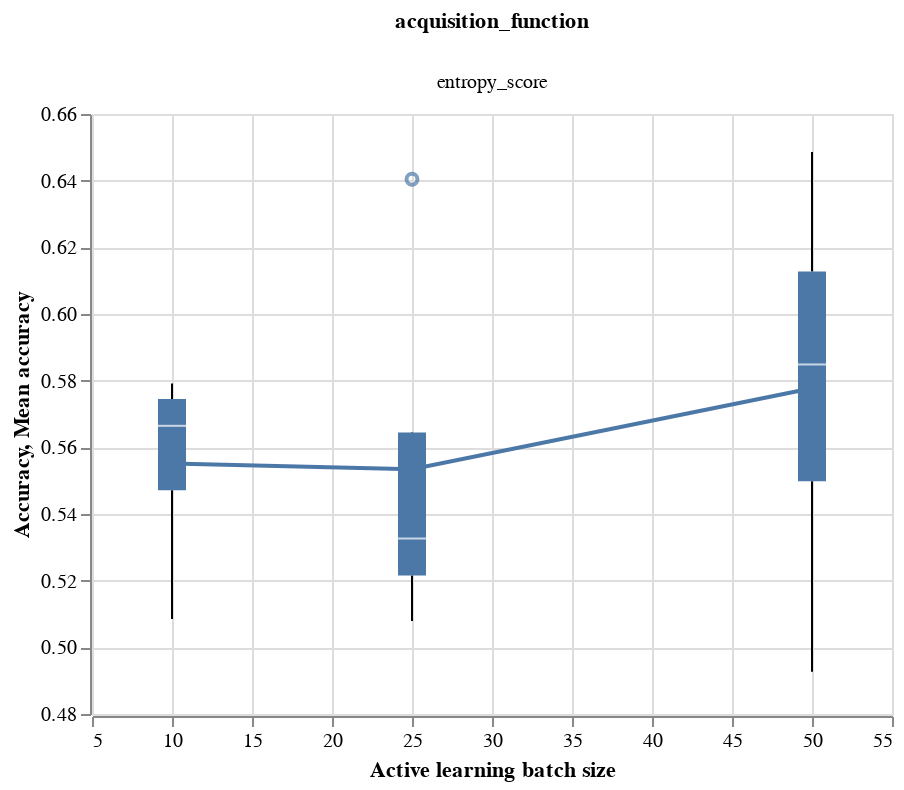

Here is the notebook cell this chart was saved with:
### Code cell
base = alt.Chart(results_ent).encode(
    x=alt.X("active_batch_size:Q", scale=exclude_zero_point, title="Active learning batch size"),   
)

plot_against_base(base)

### Figure 1 — Vega-Lite specification as saved in the notebook (floating-point values rounded to 4 significant figures)
{"config": {"view": {"continuousWidth": 400, "continuousHeight": 300}}, "data": {"name": "data-4ac187d90a01bfb9a0cda64d985b84e9"}, "facet": {"column": {"type": "nominal", "field": "acquisition_function"}}, "spec": {"layer": [{"mark": "boxplot", "encoding": {"x": {"type": "quantitative", "field": "active_batch_size", "scale": {"zero": false}, "title": "Active learning batch size"}, "y": {"type": "quantitative", "field": "final_accuracy", "scale": {"zero": false}, "title": "Accuracy"}}}, {"mark": "line", "encoding": {"x": {"type": "quantitative", "field": "active_batch_size", "scale": {"zero": false}, "title": "Active learning batch size"}, "y": {"type": "quantitative", "aggregate": "mean", "field": "final_accuracy", "scale": {"zero": false}, "title": "Mean accuracy"}}}]}, "$schema": "https://vega.github.io/schema/vega-lite/v4.8.1.json", "datasets": {"data-4ac187d90a01bfb9a0cda64d985b84e9": [{"acquisition_function": "entropy_score", "seed_size": 10000, "active_batch_size": 10, "accuracy": [0.4892, 0.5101, 0.4969, 0.5074, 0.5347, 0.5411, 0.5575, 0.56], "final_accuracy": 0.56}, {"acquisition_function": "entropy_score", "seed_size": 10000, "active_batch_size": 25, "accuracy": [0.5067, 0.4944, 0.5072, 0.4956, 0.5136, 0.5463, 0.5107, 0.5392], "final_accuracy": 0.5392}, {"acquisition_function": "entropy_score", "seed_size": 10000, "active_batch_size": 50, "accuracy": [0.5051, 0.5135, 0.5128, 0.5088, 0.5528, 0.5569, 0.5583, 0.5689], "final_accuracy": 0.5689}, {"acquisition_function": "entropy_score", "seed_size": 15000, "active_batch_size": 10, "accuracy": [0.5108, 0.5104, 0.5031, 0.5358, 0.5203, 0.5587, 0.5567, 0.5792], "final_accuracy": 0.5792}, {"acquisition_function": "entropy_score", "seed_size": 15000, "active_batch_size": 25, "accuracy": [0.4942, 0.4949, 0.5065, 0.5121, 0.5096, 0.5099, 0.5553, 0.5261], "final_accuracy": 0.5261}, {"acquisition_function": "entropy_score", "seed_size": 15000, "active_batch_size": 50, "accuracy": [0.509, 0.4992, 0.5092, 0.5499, 0.5558, 0.5751, 0.5779, 0.6008], "final_accuracy": 0.6008}, {"acquisition_function": "entropy_score", "seed_size": 20000, "active_batch_size": 10, "accuracy": [0.4913, 0.505, 0.5215, 0.5369, 0.5378, 0.5326, 0.5796, 0.5729], "final_accuracy": 0.5729}, {"acquisition_function": "entropy_score", "seed_size": 20000, "active_batch_size": 25, "accuracy": [0.4976, 0.5126, 0.5325, 0.5335, 0.5894, 0.6079, 0.6338, 0.6404], "final_accuracy": 0.6404}, {"acquisition_function": "entropy_score", "seed_size": 20000, "active_batch_size": 50, "accuracy": [0.5071, 0.5146, 0.5576, 0.5572, 0.5969, 0.5999, 0.6429, 0.6486], "final_accuracy": 0.6486}, {"acquisition_function": "entropy_score", "seed_size": 5000, "active_batch_size": 10, "accuracy": [0.4947, 0.5046, 0.4993, 0.4956, 0.5031, 0.4968, 0.4976, 0.5085], "final_accuracy": 0.5085}, {"acquisition_function": "entropy_score", "seed_size": 5000, "active_batch_size": 25, "accuracy": [0.4951, 0.4981, 0.4951, 0.4981, 0.5015, 0.4972, 0.5035, 0.5079], "final_accuracy": 0.5079}, {"acquisition_function": "entropy_score", "seed_size": 5000, "active_batch_size": 50, "accuracy": [0.4951, 0.5003, 0.4974, 0.4946, 0.5011, 0.5044, 0.4938, 0.4926], "final_accuracy": 0.4926}]}}
